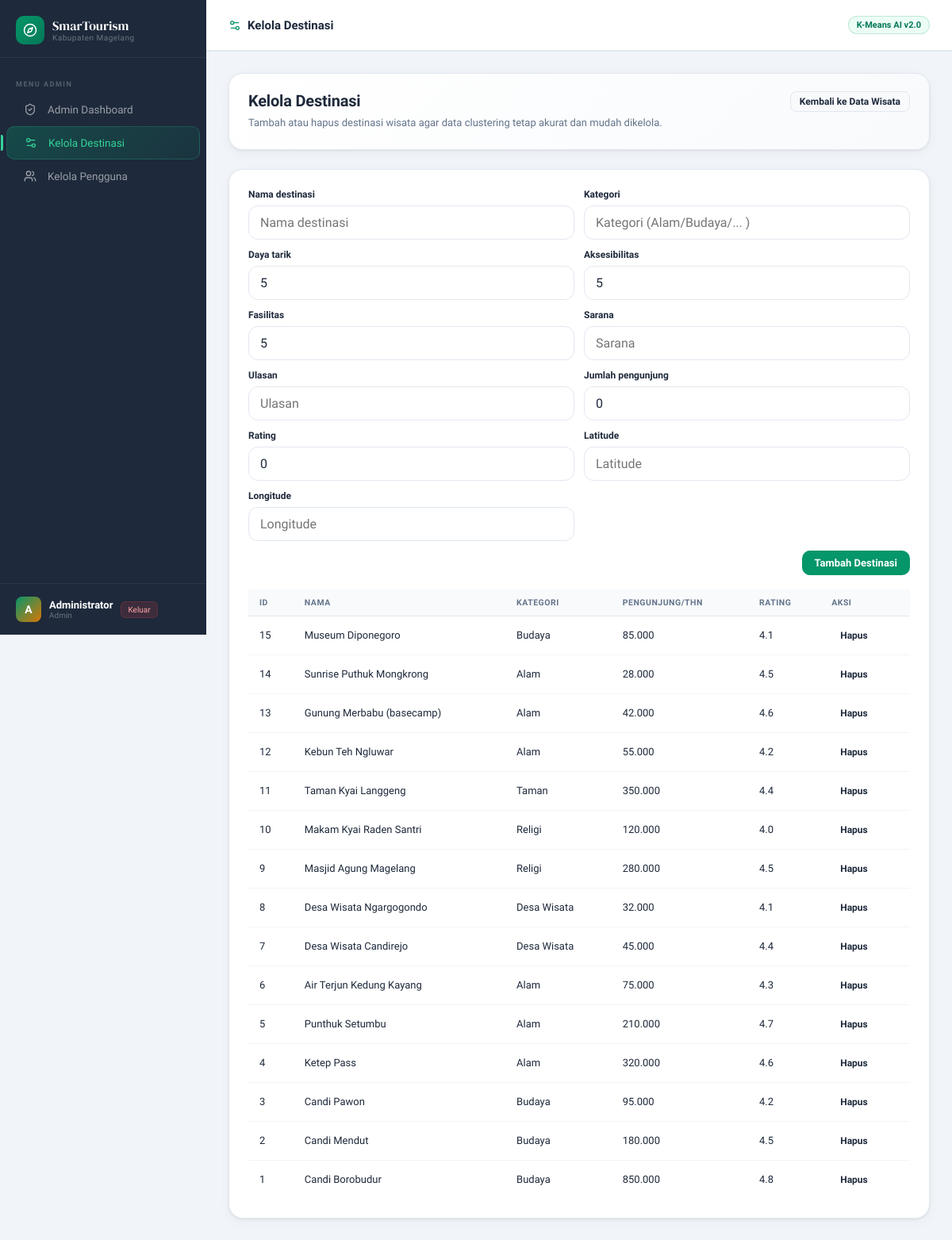
The app's page /admin/destinasi.php (signed in) with its own data.
### tables this page shows
CREATE TABLE tb_destinasi (
  id INT UNSIGNED NOT NULL AUTO_INCREMENT,
  nama_destinasi VARCHAR(200) NOT NULL,
  kategori VARCHAR(50) NOT NULL,
  daya_tarik TINYINT UNSIGNED NOT NULL,
  aksesibilitas TINYINT UNSIGNED NOT NULL,
  fasilitas TINYINT UNSIGNED NOT NULL,
  sarana TINYINT UNSIGNED NOT NULL,
  ulasan DECIMAL(3,1) NOT NULL,
  jumlah_pengunjung INT UNSIGNED NOT NULL,
  rating DECIMAL(3,1) NOT NULL,
  latitude DECIMAL(10,7) NOT NULL,
  longitude DECIMAL(10,7) NOT NULL,
  status ENUM('aktif', 'nonaktif') NOT NULL DEFAULT 'aktif',
  created_at TIMESTAMP NOT NULL DEFAULT CURRENT_TIMESTAMP,
  updated_at TIMESTAMP NOT NULL DEFAULT CURRENT_TIMESTAMP ON UPDATE CURRENT_TIMESTAMP,
  PRIMARY KEY (id)
);

### admin/destinasi.php (called while the page is built)
<?php
require_once __DIR__ . '/../pages/admin/destinasi.php';

### includes/auth.php (called while the page is built, shortened)
<?php
function isLoggedIn(): bool
{
    return isset($_SESSION['user']['username'], $_SESSION['user']['role']);
}
function getCurrentUser(): ?array
{
    return isLoggedIn() ? $_SESSION['user'] : null;
}
function appUrl(string $path = ''): string
{
    static $baseUrl = null;
    if ($baseUrl === null) {
        $scriptName = $_SERVER['SCRIPT_NAME'];
        $parts = explode('/', trim($scriptName, '/'));
        $baseUrl = '/' . $parts[0] . '/' . $parts[1];
    }
    return $baseUrl . '/' . ltrim($path, '/');
}

### pages/admin/destinasi.php (the view, shortened to what this page needs)
<?php
require_once __DIR__ . '/../../includes/auth.php';
$pdo = getDatabaseConnection();
$stmt = $pdo->query('SELECT * FROM tb_destinasi ORDER BY id DESC');
$all = $stmt->fetchAll();
?>
<?php require_once __DIR__ . '/../../includes/header.php'; ?>
<div class="page-content">
    <div class="page-hero">
        <div>
            <div class="page-hero-title">Kelola Destinasi</div>
            <div class="page-hero-subtitle">Tambah atau hapus destinasi wisata agar data clustering tetap akurat dan mudah dikelola.</div>
        </div>
        <div class="page-hero-actions">
            <a href="../data_wisata.php" class="btn btn-secondary btn-sm">Kembali ke Data Wisata</a>
        </div>
    </div>
    <div class="panel mb-24">
        <div class="panel-body">
            <form method="POST" class="form-grid">
                <div class="form-field">
                    <label class="form-label">Nama destinasi</label>
                    <input class="form-control" name="nama" placeholder="Nama destinasi" required>
                </div>
                <div class="form-field">
                    <label class="form-label">Kategori</label>
                    <input class="form-control" name="kategori" placeholder="Kategori (Alam/Budaya/... )" required>
                </div>
                <div class="form-field">
                    <label class="form-label">Daya tarik</label>
                    <input class="form-control" name="daya_tarik" type="number" min="1" max="10" placeholder="Daya Tarik (1-10)" value="5">
                </div>
                <div class="form-field">
                    <label class="form-label">Aksesibilitas</label>
                    <input class="form-control" name="aksesibilitas" type="number" min="1" max="10" placeholder="Aksesibilitas (1-10)" value="5">
                </div>
                <div class="form-field">
                    <label class="form-label">Fasilitas</label>
                    <input class="form-control" name="fasilitas" type="number" min="1" max="10" placeholder="Fasilitas (1-10)" value="5">
                </div>
                <div class="form-field">
                    <label class="form-label">Sarana</label>
                    <input class="form-control" name="sarana" placeholder="Sarana">
                </div>
                <div class="form-field">
                    <label class="form-label">Ulasan</label>
                    <input class="form-control" name="ulasan" placeholder="Ulasan">
                </div>
                <div class="form-field">
                    <label class="form-label">Jumlah pengunjung</label>
                    <input class="form-control" name="jumlah_pengunjung" type="number" placeholder="Jumlah pengunjung" value="0">
                </div>
                <div class="form-field">
                    <label class="form-label">Rating</label>
                    <input class="form-control" name="rating" type="number" step="0.1" placeholder="Rating (0-5)" value="0">
                </div>
                <div class="form-field">
                    <label class="form-label">Latitude</label>
                    <input class="form-control" name="latitude" type="text" placeholder="Latitude">
                </div>
                <div class="form-field">
                    <label class="form-label">Longitude</label>
                    <input class="form-control" name="longitude" type="text" placeholder="Longitude">
                </div>
                <div class="form-actions">
                    <button class="btn btn-primary" type="submit">Tambah Destinasi</button>
                </div>
            </form>
            <div class="table-wrap">
                <table>
                    <thead>
                        <tr>
                            <th>ID</th>
                            <th>Nama</th>
                            <th>Kategori</th>
                            <th>Pengunjung/Thn</th>
                            <th>Rating</th>
                            <th>Aksi</th>
                        </tr>
                    </thead>
                    <tbody>
                        <?php foreach ($all as $row): ?>
                            <tr>
                                <td><?= htmlspecialchars($row['id']) ?></td>
                                <td><?= htmlspecialchars($row['nama_destinasi']) ?></td>
                                <td><?= htmlspecialchars($row['kategori']) ?></td>
                                <td><?= number_format($row['jumlah_pengunjung'], 0, ',', '.') ?></td>
                                <td><?= htmlspecialchars($row['rating']) ?></td>
                                <td><a href="?delete=<?= $row['id'] ?>" onclick="return confirm('Hapus destinasi ini?')" class="btn btn-sm">Hapus</a></td>
                            </tr>
                        <?php endforeach; ?>
                    </tbody>
                </table>
            </div>
        </div>
    </div>
</div>
<?php require_once __DIR__ . '/../../includes/footer.php'; ?>

### includes/header.php (shortened to what this page needs)
<?php
require_once __DIR__ . '/auth.php';
$user = getCurrentUser();
$isAdminUser = $user && (($user['role'] ?? '') === 'admin');
$currentPage = basename($_SERVER['PHP_SELF'], '.php');
$userNavItems = [
  'dashboard' => [
    'icon'  => 'layout-dashboard',
    'label' => 'Dashboard',
    'url'   => appUrl('pages/dashboard.php')
  ],
  'data_wisata' => [
    'icon'  => 'database',
    'label' => 'Data Wisata',
    'url'   => appUrl('pages/data_wisata.php')
  ],
  'clustering' => [
    'icon'  => 'brain-circuit',
    'label' => 'K-Means Clustering',
    'url'   => appUrl('pages/clustering.php')
  ],
  'iterasi' => [
    'icon'  => 'history',
    'label' => 'Detail Iterasi',
    'url'   => appUrl('pages/iterasi.php')
  ],
  'hasil' => [
    'icon'  => 'bar-chart-3',
    'label' => 'Hasil Clustering',
    'url'   => appUrl('pages/hasil.php')
  ],
  'peta' => [
    'icon'  => 'map',
    'label' => 'Peta Interaktif',
    'url'   => appUrl('pages/peta.php')
  ],
];
$adminNavItems = [
  'dashboard' => [
    'icon'  => 'shield-check',
    'label' => 'Admin Dashboard',
    'url'   => appUrl('admin/dashboard.php')
  ],
  'destinasi' => [
    'icon'  => 'settings-2',
    'label' => 'Kelola Destinasi',
    'url'   => appUrl('admin/destinasi.php')
  ],
  'users' => [
    'icon'  => 'users',
    'label' => 'Kelola Pengguna',
    'url'   => appUrl('admin/users.php')
  ],
];
$allNavItems = $isAdminUser ? $adminNavItems : $userNavItems;
$currentPageKey = basename($_SERVER['PHP_SELF'], '.php');
$currentNav = $allNavItems[$currentPageKey]
  ?? [
    'icon' => 'circle',
    'label' => ucfirst($currentPage)
  ];
?>
<!DOCTYPE html>
<html lang="id">
<head>
</head>
<body>
  <div class="app-layout">
    <aside class="sidebar" id="sidebar">
      <div class="sidebar-brand">
        <div class="brand-logo">
          <div class="brand-icon"><i data-lucide="compass"></i></div>
          <div>
            <div class="brand-text-main">SmarTourism</div>
            <div class="brand-text-sub">Kabupaten Magelang</div>
          </div>
        </div>
      </div>
      <nav class="sidebar-nav">
        <div class="nav-section-label">
          <?= $isAdminUser ? 'Menu Admin' : 'Menu Utama' ?>
        </div>
        <?php foreach ($allNavItems as $page => $item): ?>
          <a href="<?= htmlspecialchars($item['url']) ?>"
            class="nav-item <?= ($currentPageKey === $page) ? 'active' : '' ?>">
            <span class="nav-icon">
              <i data-lucide="<?= $item['icon'] ?>"></i>
            </span>
            <span><?= htmlspecialchars($item['label']) ?></span>
          </a>
        <?php endforeach; ?>
      </nav>
      <div class="sidebar-footer">
        <div class="user-card">
          <?php $u = getCurrentUser();
          $initial = strtoupper(substr($u['nama_lengkap'] ?? ($u['username'] ?? 'U'), 0, 1)); ?>
          <div class="user-avatar"><?= htmlspecialchars($initial) ?></div>
          <div>
            <div class="user-name"><?= htmlspecialchars($u['nama_lengkap'] ?? $u['username']) ?></div>
            <div class="user-role"><?= htmlspecialchars(ucfirst($u['role'] ?? 'user')) ?></div>
          </div>
          <form method="POST" action="<?= htmlspecialchars(appUrl('logout.php')) ?>" style="margin:0">
            <button type="submit" class="logout-btn">Keluar</button>
          </form>
        </div>
      </div>
    </aside>
    <div class="main-content">
      <header class="topbar">
        <div class="topbar-title" style="display:flex;align-items:center;gap:8px;"><i data-lucide="<?= $currentNav['icon'] ?>" style="width:16px;height:16px;color:var(--emerald);"></i> <?= $currentNav['label'] ?></div>
        <div class="topbar-badge">K-Means AI v2.0</div>
      </header>

### includes/footer.php (shortened to what this page needs)
  </div>
</div>
</body>
</html>

### records on screen
tb_destinasi: id "15", nama_destinasi "Museum Diponegoro", kategori "Budaya", jumlah_pengunjung "85.000", rating "4.1"
tb_destinasi: id "14", nama_destinasi "Sunrise Puthuk Mongkrong", kategori "Alam", jumlah_pengunjung "28.000", rating "4.5"
tb_destinasi: id "13", nama_destinasi "Gunung Merbabu (basecamp)", kategori "Alam", jumlah_pengunjung "42.000", rating "4.6"
tb_destinasi: id "12", nama_destinasi "Kebun Teh Ngluwar", kategori "Alam", jumlah_pengunjung "55.000", rating "4.2"
tb_destinasi: id "11", nama_destinasi "Taman Kyai Langgeng", kategori "Taman", jumlah_pengunjung "350.000", rating "4.4"
tb_destinasi: id "10", nama_destinasi "Makam Kyai Raden Santri", kategori "Religi", jumlah_pengunjung "120.000", rating "4.0"
tb_destinasi: id "9", nama_destinasi "Masjid Agung Magelang", kategori "Religi", jumlah_pengunjung "280.000", rating "4.5"
tb_destinasi: id "8", nama_destinasi "Desa Wisata Ngargogondo", kategori "Desa Wisata", jumlah_pengunjung "32.000", rating "4.1"
tb_destinasi: id "7", nama_destinasi "Desa Wisata Candirejo", kategori "Desa Wisata", jumlah_pengunjung "45.000", rating "4.4"
tb_destinasi: id "6", nama_destinasi "Air Terjun Kedung Kayang", kategori "Alam", jumlah_pengunjung "75.000", rating "4.3"
tb_destinasi: id "5", nama_destinasi "Punthuk Setumbu", kategori "Alam", jumlah_pengunjung "210.000", rating "4.7"
tb_destinasi: id "4", nama_destinasi "Ketep Pass", kategori "Alam", jumlah_pengunjung "320.000", rating "4.6"
tb_destinasi: id "3", nama_destinasi "Candi Pawon", kategori "Budaya", jumlah_pengunjung "95.000", rating "4.2"
tb_destinasi: id "2", nama_destinasi "Candi Mendut", kategori "Budaya", jumlah_pengunjung "180.000", rating "4.5"
tb_destinasi: id "1", nama_destinasi "Candi Borobudur", kategori "Budaya", jumlah_pengunjung "850.000", rating "4.8"

### other values on screen
$item['label'] "Admin Dashboard"
$item['label'] "Kelola Destinasi"
$item['label'] "Kelola Pengguna"
$initial "A"
$u['nama_lengkap'] "Administrator"
$u['role'] "Admin"
$currentNav['label'] "Kelola Destinasi"
